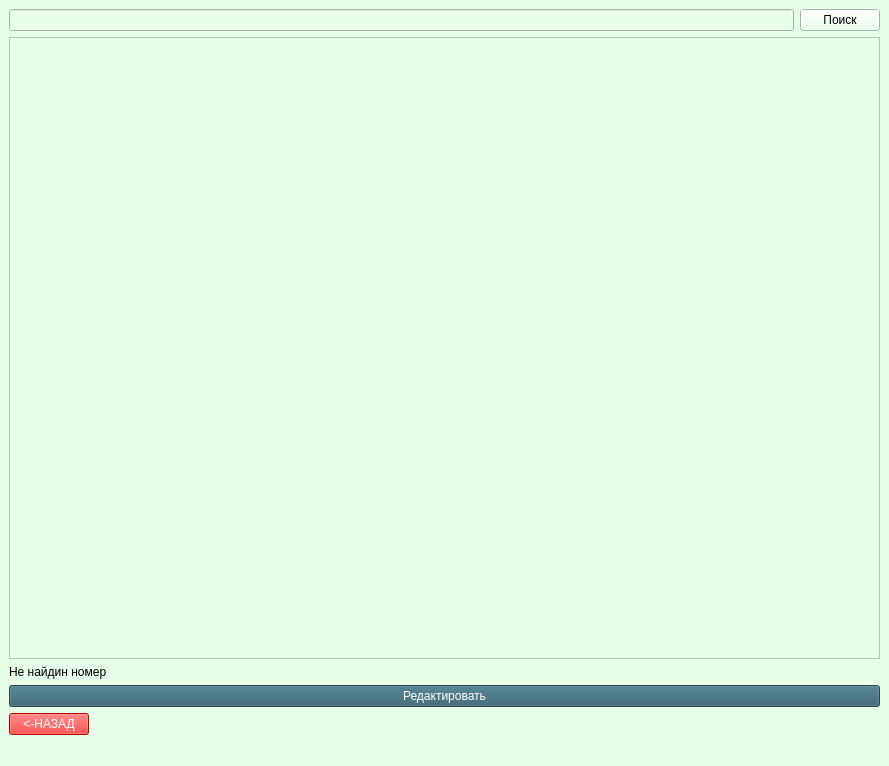
<?xml version="1.0" encoding="UTF-8"?>
<ui version="4.0">
 <class>MainWindow</class>
 <widget class="QMainWindow" name="MainWindow">
  <property name="geometry">
   <rect>
    <x>0</x>
    <y>0</y>
    <width>889</width>
    <height>766</height>
   </rect>
  </property>
  <property name="windowTitle">
   <string>MainWindow</string>
  </property>
  <property name="styleSheet">
   <string notr="true">background-color: rgb(229, 255, 232);</string>
  </property>
  <widget class="QWidget" name="centralwidget">
   <layout class="QVBoxLayout" name="verticalLayout">
    <item>
     <layout class="QHBoxLayout" name="horizontalLayout">
      <item>
       <widget class="QLineEdit" name="lineEdit"/>
      </item>
      <item>
       <widget class="QPushButton" name="pushButton">
        <property name="text">
         <string>Поиск</string>
        </property>
       </widget>
      </item>
     </layout>
    </item>
    <item>
     <widget class="QTextEdit" name="textEdit"/>
    </item>
    <item>
     <widget class="QLabel" name="label">
      <property name="text">
       <string>Не найдин номер</string>
      </property>
     </widget>
    </item>
    <item>
     <widget class="QPushButton" name="pushButton_2">
      <property name="styleSheet">
       <string notr="true">QPushButton{
	color: rgb(255, 255, 255);
	font: 12pt &quot;MS Shell Dlg 2&quot;;
	background-color: rgb(49, 95, 109);
}
QPushButton:hover{
	
	background-color: rgb(34, 200, 67);
}</string>
      </property>
      <property name="text">
       <string>Редактировать</string>
      </property>
     </widget>
    </item>
    <item alignment="Qt::AlignLeft">
     <widget class="QPushButton" name="pushButton_3">
      <property name="styleSheet">
       <string notr="true">background-color: rgb(255, 0, 0);
color: rgb(255, 255, 255);</string>
      </property>
      <property name="text">
       <string>&lt;-НАЗАД</string>
      </property>
     </widget>
    </item>
   </layout>
  </widget>
  <widget class="QMenuBar" name="menubar">
   <property name="geometry">
    <rect>
     <x>0</x>
     <y>0</y>
     <width>889</width>
     <height>26</height>
    </rect>
   </property>
  </widget>
  <widget class="QStatusBar" name="statusbar"/>
 </widget>
 <resources/>
 <connections/>
</ui>
